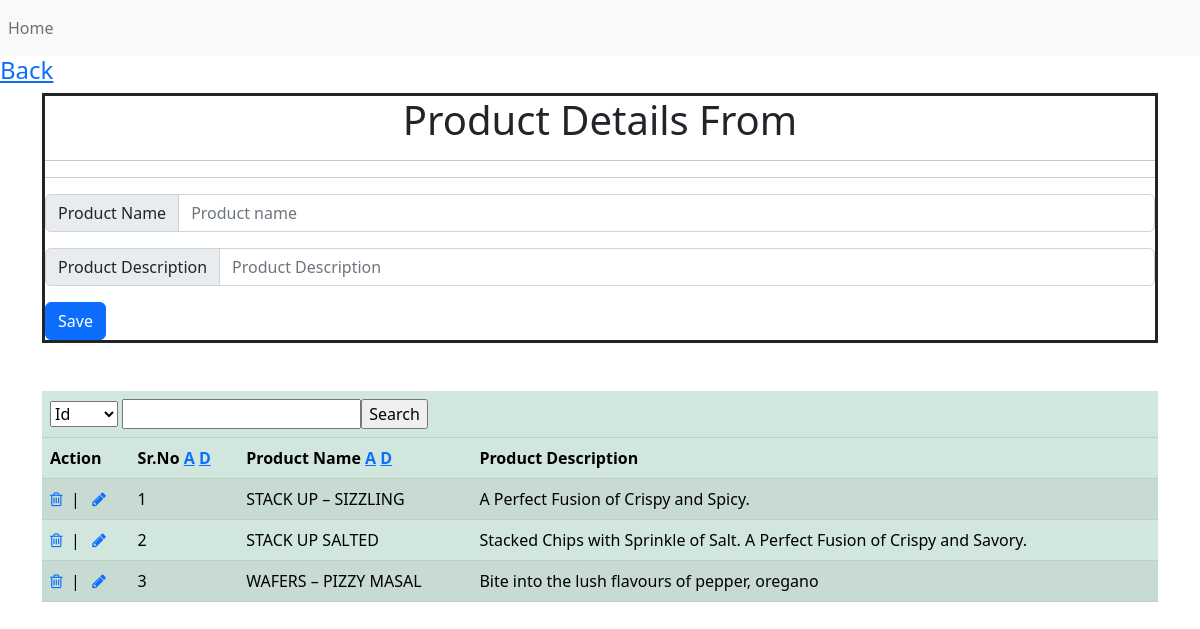
/Ass-2/Ass-2/Product_master.php (signed in), run on the app's committed database.
### tables this page shows
CREATE TABLE `product_master` (
  `pro_id` int(11) NOT NULL,
  `pro_name` varchar(20) NOT NULL,
  `pro_description` text NOT NULL
);

### Ass-2/Ass-2/Product_master.php (the view, shortened to what this page needs)
<?php
include("connection.php");
$queryd = "select * from product_master";
$data=mysqli_query($con,$queryd);
?>
<!DOCTYPE html>
<html lang="en">
<head>
    <link href="https://cdn.jsdelivr.net/npm/bootstrap@5.2.0/dist/css/bootstrap.min.css" rel="stylesheet">
    <link rel="stylesheet" href="https://cdnjs.cloudflare.com/ajax/libs/font-awesome/4.7.0/css/font-awesome.min.css">
</head>
<body>
    <?php include("header.php") ?>
    <h4><a href="home.php">Back</a></h4>
    <div class="container">
        <div class="col" style="border: 3px solid ;">
            <h1><center> Product Details From </center></h1><hr><hr>
            <form class="row" method="POST">
                <div class="input-group mb-3">
                    <span class="input-group-text" id="basic-addon1">Product Name</span>
                    <input type="text" name="pname" class="form-control" placeholder="Product name" value="<?php if(isset($_REQUEST['update'])){echo $edit1['pro_name'];} ?>" aria-label="Product Name" title="Product Name" aria-describedby="basic-addon1">
                </div>
                <div class="input-group mb-3">
                    <span class="input-group-text" id="basic-addon1">Product Description</span>
                    <input type="text" name="pdesc" class="form-control" placeholder="Product Description" value="<?php if(isset($_REQUEST['update'])){echo $edit1['pro_description'];} ?>" title="Product Description" aria-label="Product Description" aria-describedby="basic-addon1">
                </div>
                <div class="col-6">
                    <?php
                    if($queryu)
                    {
                    ?>
                        <input type="submit" name="btnupdate" value="Update" class="btn btn-primary">
                    <?php
                    }
                    else
                    {
                    ?>
                        <input type="submit" name="btnsave" value="Save" class="btn btn-primary">
                    <?php
                    }
                    ?>
                </div>
            </form>
        </div>
        <br>
        <br>
        <div class="col">
            <form action="" method="post">
                <table class="table table-success table-striped">
                    <thead>
                        <tr>
                            <th colspan="13">
                            <select name="cn">
                                <option value="pro_id">Id</option>
                            </select>
                            <input type="text" name="search"><input type="submit" value="Search" name="btnsearch"></th>
                        </tr>
                        <tr>
                            <th>Action</th>
                            <th>Sr.No
                                <a href="Product_master.php?ord = asc&&cn = pro_id">A</a>
                                <a href="Product_master.php?ord = desc&&cn = pro_id">D</a>
                            </th>
                            <th>Product Name
                                <a href="Product_master.php?ord = asc&&cn = pro_name">A</a>
                                <a href="Product_master.php?ord = desc&&cn = pro_name">D</a>
                            </th>
                            <th>Product Description</th>
                        </tr>
                    </thead>
                    <tbody>
                        <?php
                            $i = 1;
                            while ($pro=mysqli_fetch_array($data))
                            {
                        ?>
                                <tr>
                                    <td> <a href="Product_master.php?remove=<?php echo $pro['pro_id'];?>" onclick="return confirm('Are you sure to delete no <?php echo $i ?>');"><i class="fa fa-trash-o"></i></a>&nbsp;&nbsp;|
                                    &nbsp;&nbsp;<a href="Product_master.php?update=<?php echo $pro['pro_id'];?>" onclick="return confirm('Are you sure to update no <?php echo $i ?>');"><i class="fa fa-pencil"></i></a></td>
                                    <td><?php echo $i++; ?></td>
                                    <td><?php echo $pro['pro_name']; ?></td>
                                    <td><?php echo $pro['pro_description']; ?></td>
                                </tr>
                        <?php
                            }
                        ?>
                    </tbody>
                </table>
            </form>
        </div>
    </div>
</body>
</html>

### data on the page
product_master: pro_name "STACK UP – SIZZLING", pro_description "A Perfect Fusion of Crispy and Spicy."
product_master: pro_name "STACK UP SALTED", pro_description "Stacked Chips with Sprinkle of Salt. A Perfect Fusion of Crispy and Savory."
product_master: pro_name "WAFERS – PIZZY MASAL", pro_description "Bite into the lush flavours of pepper, oregano"
